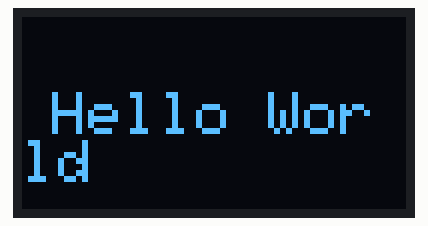
This sketch was run on a simulated Arduino Uno, built with avr-gcc and run on an emulated ATmega328P. Parts: 128×64 one-colour display.

Above: at 0.1 s.

The sketch:

hello_world.ino
```cpp
#include <Wire.h>
#include <Adafruit_GFX.h>
#include <Adafruit_SSD1306.h>

#define SCREEN_WIDTH 128
#define SCREEN_HEIGHT 64
#define OLED_RESET    -1  // -1 si no se usa un pin de reset
Adafruit_SSD1306 display(SCREEN_WIDTH, SCREEN_HEIGHT, &Wire, OLED_RESET);

void setup() {
  Serial.begin(115200);

  // Inicializa la pantalla
  if (!display.begin(SSD1306_SWITCHCAPVCC, 0x3C)) {  // Dirección I2C común: 0x3C
    Serial.println("No se pudo inicializar la pantalla OLED");
    while (true); // Se detiene aquí si falla
  }

  // Mostrar "Hello"
  display.clearDisplay();
  display.setTextSize(2);             // Tamaño de texto (1 = pequeño, 2 = mediano, etc.)
  display.setTextColor(WHITE);        // Color del texto
  display.setCursor(10, 25);          // Posición en pantalla (x, y)
  display.println("Hello World");     // Texto a mostrar
  display.display();                  // Envía al display
}

void loop() {
  // Nada en el loop
}
```
